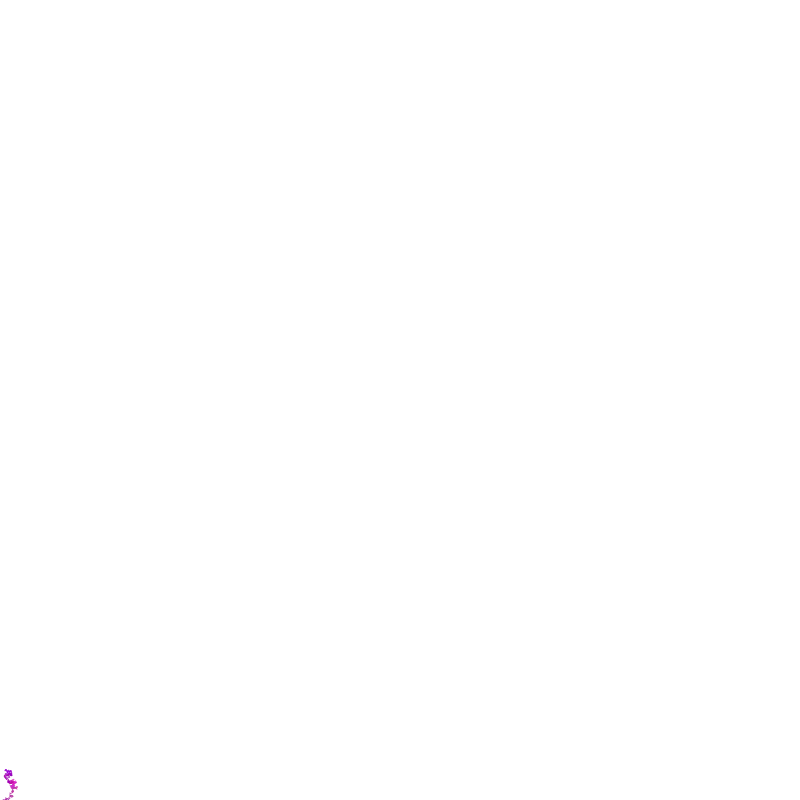
Frame 1 (no input)
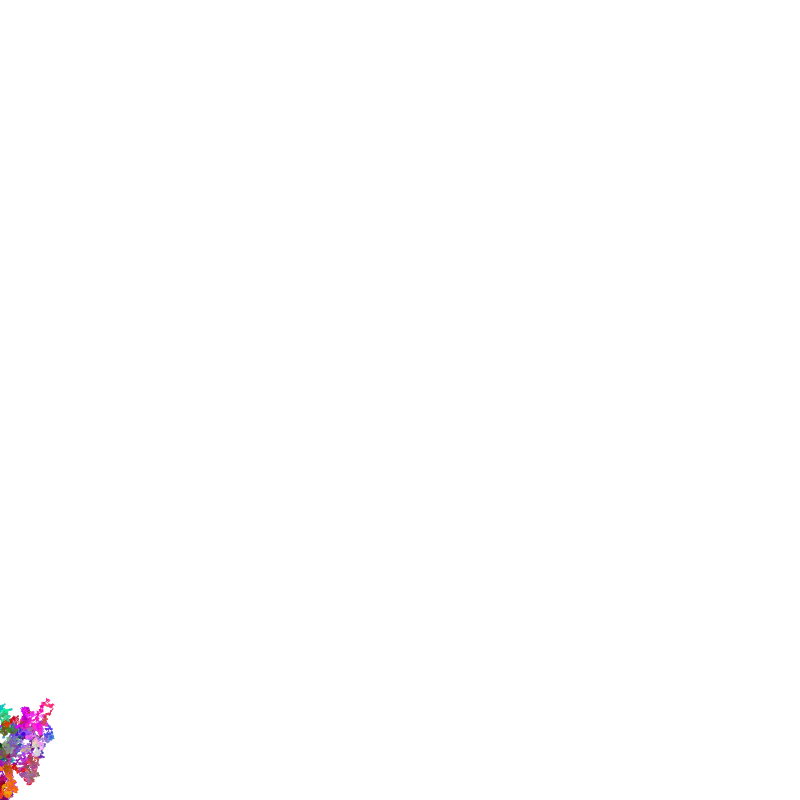
Frame 60 (no input)
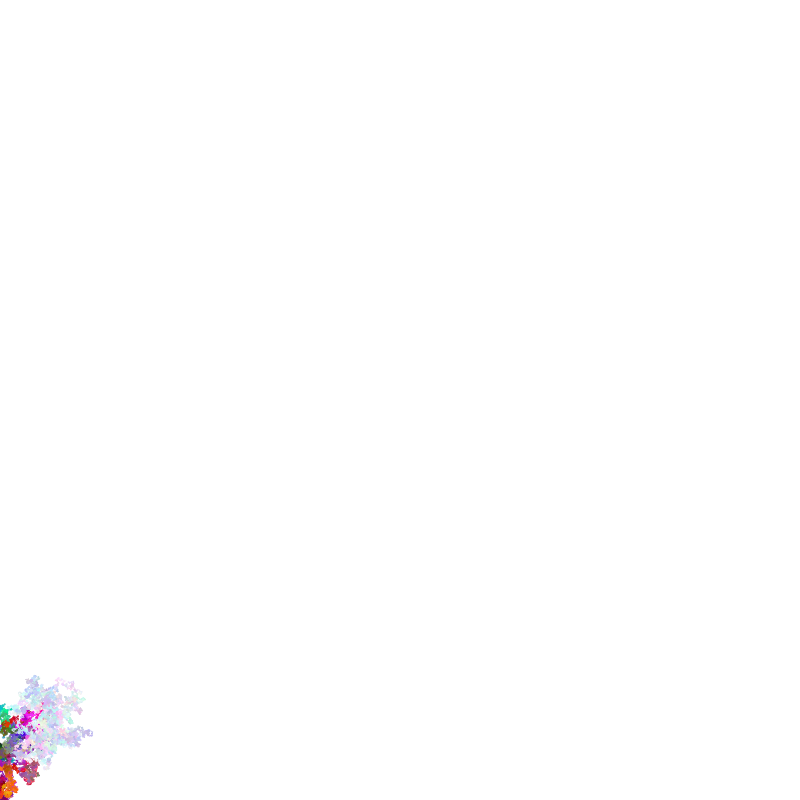
Frame 120 (the mouse pressed at the canvas centre since frame 60)

The p5.js sketch that drew these frames (run headless with seeded random() and noise() and a simulated clock; from frame 60 on, the mouse is pressed at the canvas centre):

// p5.js sketch
// ── sketch.js
let x;
let y;

let r;
let g;
let b;

function setup() {
  createCanvas(800, 800);
  x = width / 200;
  y = height / 1;
  //WO zeichnet es
  
  r = random(0,255);
  g = random(0,255);
  b = random(0,255);
  
  background(800);
}

function draw() {
  for (let i = 0; i < 400; i++) {
    step();
  }

  let point = 0;
  fill(point);
  //rect(r, g, b);



}
function step() {
  x += random(-1, 1);
  y += random(-1, 1);
  
  x = constrain(x, 0, width);
  y = constrain(y, 0, height);

   r += random(-5, 5);
  g += random(-5, 5);
  b += random(-5, 5);
  

  
  // MOuse
  if (mouseIsPressed === true){
    r = constrain(r, 180, 255);
    g = constrain(g, 180, 255);
    b = constrain(b, 220, 255);
  } 
  else {
    r = constrain(r, 0, 255);
    g = constrain(g, 0, 255);
    b = constrain(b, 0, 255);   
  }
  if (keyIsPressed === true){
    r = constrain(r, 30, 100);
    g = constrain(g, 30, 100 );
    b = constrain(b, 30, 60);
  }
  else {
    r = constrain(r, 0, 255);
    g = constrain(g, 0, 255);
    b = constrain(b, 0, 255);
    
  }
  
  stroke(r, g, b);
  point(x, y);
  // Color
}
